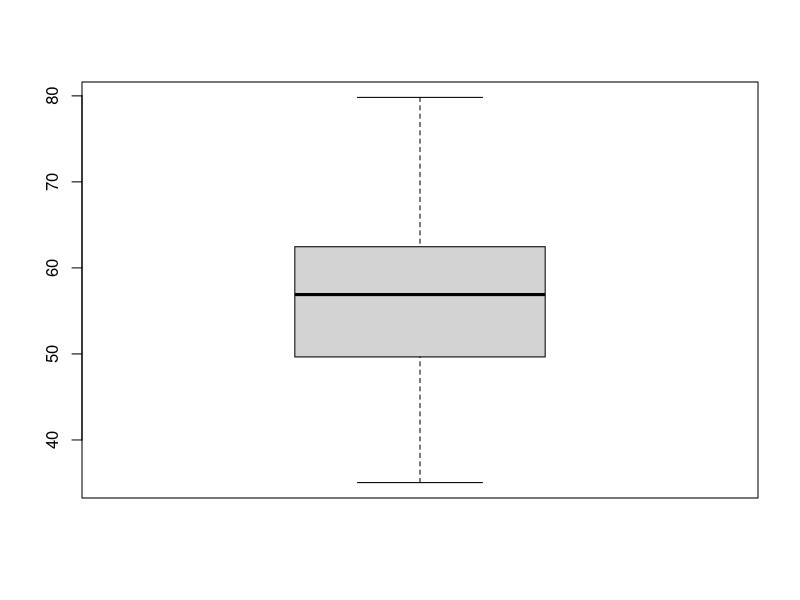
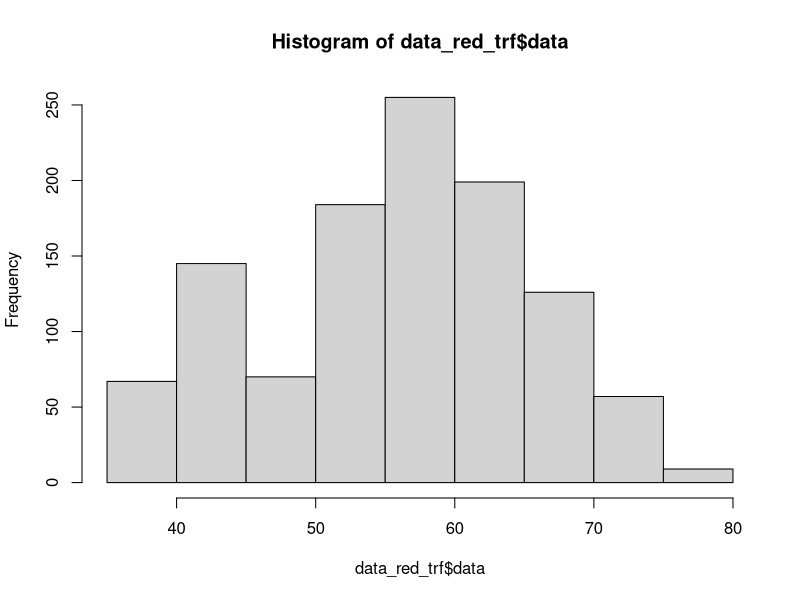
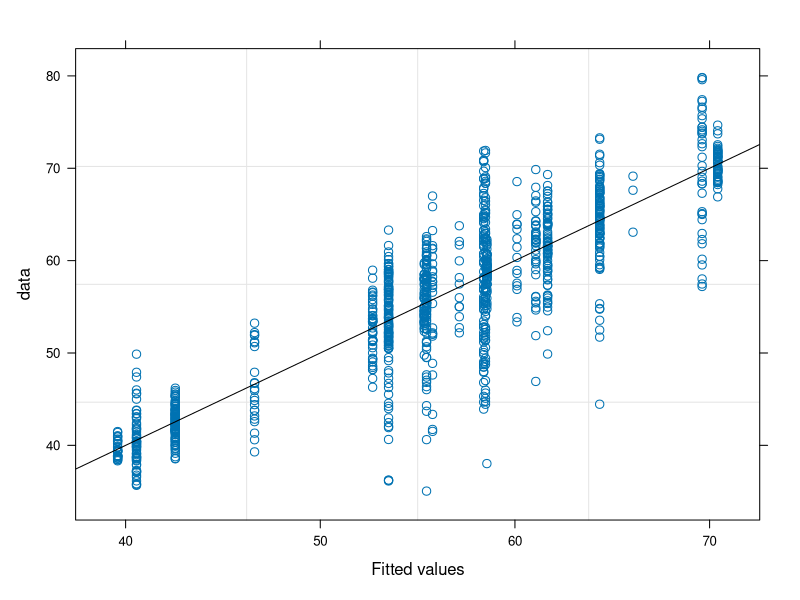
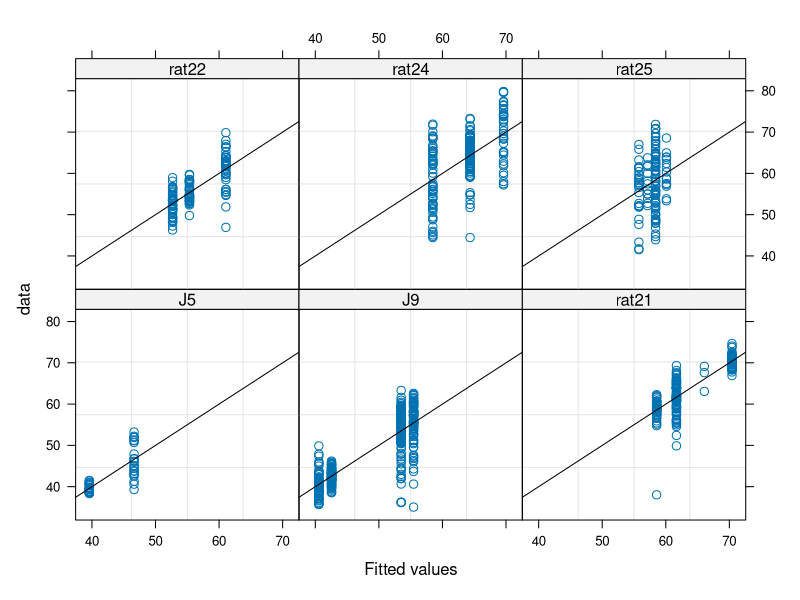
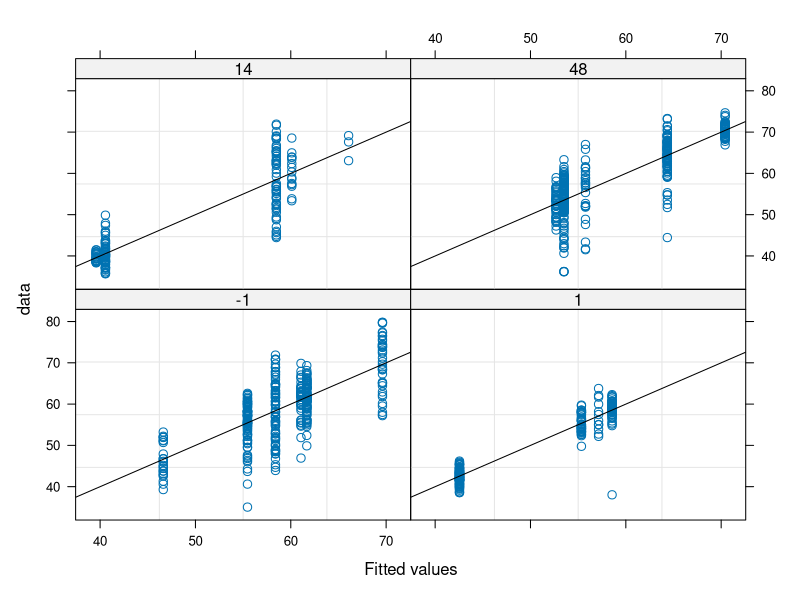
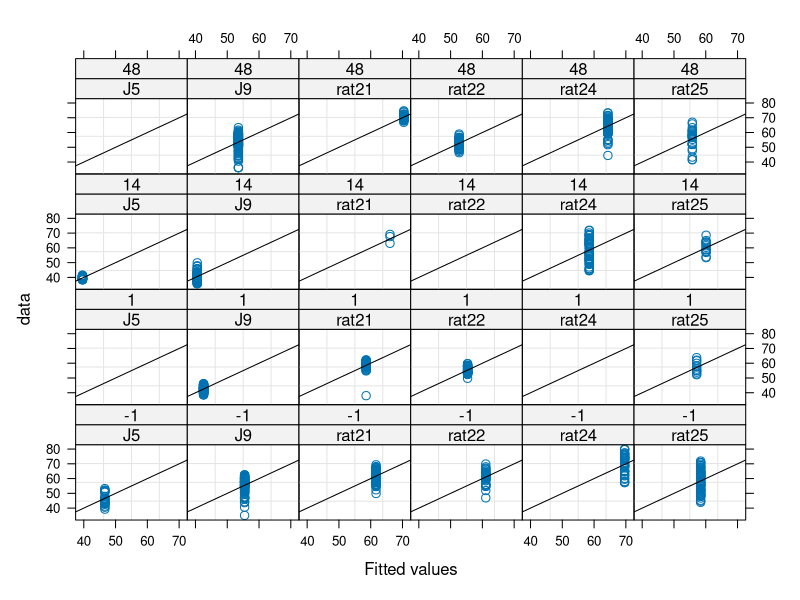
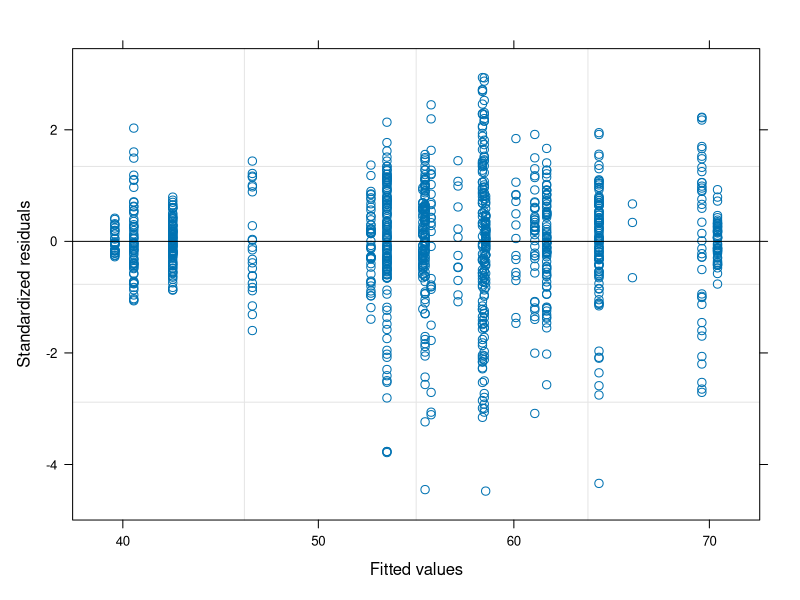
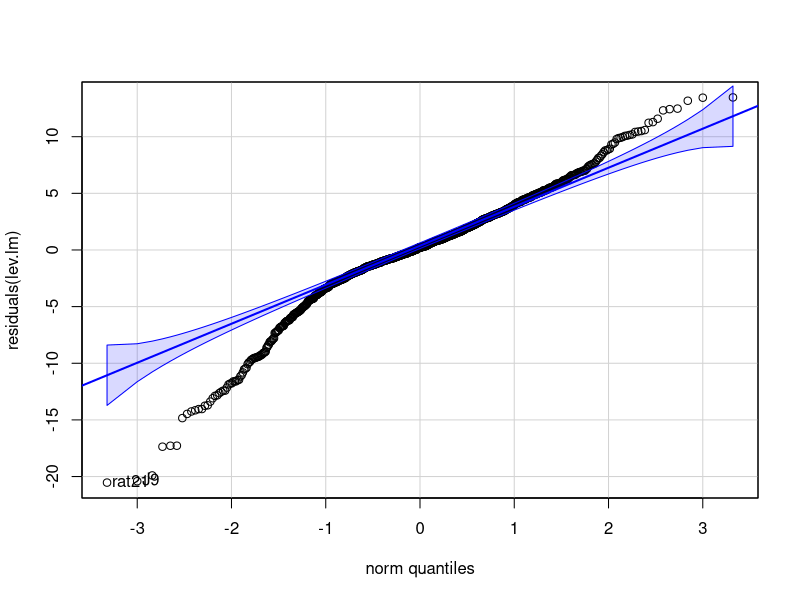

Reproduce these figures in R, in order.
require(nlme)
require(graphics)
require(car)
require(MASS)

library(multcomp)

setwd("./")

# empty environment
rm(list=ls())

# load data
data_all = read.csv("./joints_stanceEnd.csv")

####################################################################################

# desired joints
desJointsName <- "limbV_ln"
desJoints     <- as.factor(desJointsName);

# desired days
desDays     <- as.factor(c("-1","1","14","48"));

# desired subjects
desRatID <- as.factor(c("rat21","rat22","rat24","rat25","J5","J9"))

# extract data
data_red <- data_all[data_all$ratID %in% desRatID & data_all$joint %in% desJoints & data_all$des_days %in% desDays,]

data_red$ratID    <- factor(data_red$ratID)
data_red$joint    <- factor(data_red$joint)

data_red$des_days <- as.factor(data_red$des_days)

# Data transformation
data_red_trf      <- data_red

boxplot(data_red_trf$data)
hist(data_red_trf$data,breaks=10)

############################### Fit model ##########################################

lCtr <- lmeControl(maxIter = 5000, niterEM = 500, msMaxIter=1000, msMaxEval=1000, msVerbose = FALSE, opt = 'optim')

# Days (and intercept) as a random variable (to account for the variability cross subjects)
lev.lm_nonNest_r  <- lme(data ~ des_days, random = ~des_days|ratID, data=data_red_trf, na.action=na.omit, method = "ML", control=lCtr)

lev.lm <- lev.lm_nonNest_r
summary(lev.lm)

############################ assumptions ############################

#### Fitted values

plot(lev.lm, data~fitted(.), abline = c(0,1)) 
plot(lev.lm, data~fitted(.)|ratID, abline = c(0,1))
plot(lev.lm, data~fitted(.)|des_days, abline = c(0,1))
plot(lev.lm, data~fitted(.)|ratID*des_days, abline = c(0,1))


#### Residuals (should have constant variance and be normally distributed)

plot(lev.lm)                       # Residuals (should have constant variance)
qqp(residuals(lev.lm),"norm")      # Residuals (should be normally distributed)

boxplot(residuals(lev.lm))

myx <- seq(min(residuals(lev.lm)), max(residuals(lev.lm)), length.out= 100)
myhist <- hist(residuals(lev.lm),breaks=20)
multiplier <- myhist$counts / myhist$density

varMean <- lev.lm$sigma * mean(fitted(lev.lm)) ^ (2*lev.lm$modelStruct$varStruct)
normal <- dnorm(x = myx, mean = 0, sd = sqrt(varMean))

normal <- dnorm(x = myx, mean = 0, sd = lev.lm$sigma)

lines(myx, normal* multiplier[1], col = "blue", lwd = 2)

shapiro.test(residuals(lev.lm))


#### Random effects (should be normally distributed)

randBase <- ranef(lev.lm)

randEff <- randBase$`(Intercept)`
qqp( randEff )                         # Random effects (should be notmally distributed)
myx <- seq(min(randEff), max(randEff), length.out= 100)
myhist <- hist(randEff)
multiplier <- myhist$counts / myhist$density
normal <- dnorm(x = myx, mean = 0, sd = as.numeric(VarCorr(lev.lm)[1,2]) )
lines(myx, normal*multiplier[1], col = "blue", lwd = 2)

shapiro.test(randEff)

randEff <- randBase$des_days1
qqp( randEff )  

randEff <- randBase$des_days14
qqp( randEff )  

randEff <- randBase$des_days48
qqp( randEff )  

#############################################################################
################################ PREDICTIONS ################################
#############################################################################

# unique values of the factors
pred <- expand.grid(joint=unique(data_red$joint),des_days=unique(data_red$des_days))

# polulation level (level=0) predictions
y=predict(lev.lm, level=0, newdata=pred)
pred$pred_val = y

pred <- pred[order(pred$joint, pred$des_days),]

############ Compute menas ############
# remove non-used columns and NaN
dat_lev.small <- data_red_trf[,c("ratID","joint","des_days","data")]
dat_lev.small <- dat_lev.small[!is.na(dat_lev.small$data),]

# mean over gait cycle and rats
data_red.mean <- aggregate(dat_lev.small$data, by = list(dat_lev.small$joint, dat_lev.small$des_days), FUN = 'mean')
colnames(data_red.mean) <- c("joint","des_days","data_mean")

data_red.mean <- data_red.mean[order(data_red.mean$joint, data_red.mean$des_days),]

pred$data_mean = data_red.mean$data_mean
pred$diff      = pred$pred_val - pred$data_mean
pred$diff_perc = pred$diff/pred$data_mean*100

# mean over gait cycles for each rat
data_red.meanSbj <- aggregate(dat_lev.small$data, by = list(dat_lev.small$ratID, dat_lev.small$joint, dat_lev.small$des_days), FUN = 'mean')
colnames(data_red.meanSbj) <- c("ratID","joint","des_days","data_mean")

# Mean of the means
data_red.meanSbjAll <- aggregate(data_red.meanSbj$data_mean, by = list(data_red.meanSbj$joint, data_red.meanSbj$des_days), FUN = 'mean')
colnames(data_red.meanSbjAll) <- c("joint","des_days","data_mean")

pred$data_mean2 = data_red.meanSbjAll$data_mean

pred$diff2      = pred$pred_val - pred$data_mean2
pred$diff_perc2 = pred$diff2/pred$data_mean2*100


###############################################################################
############################# PREDICTIONS SUBJECTS ############################
###############################################################################

# unique values of the factors
pred.sbj <- expand.grid(ratID=unique(data_red$ratID), joint=unique(data_red$joint), des_days=unique(data_red$des_days))

# polulation level (level=0) predictions
y=predict(lev.lm, level=1, newdata=pred.sbj)
pred.sbj$pred_val = y

pred.sbj <- pred.sbj[order(pred.sbj$ratID, pred.sbj$joint, pred.sbj$des_days),]

############ Compute menas ############
# remove non-used columns and NaN
dat_lev.small <- data_red_trf[,c("ratID","joint","des_days","data")]
dat_lev.small <- dat_lev.small[!is.na(dat_lev.small$data),]

# mean over gait cycles
data_red.mean <- aggregate(dat_lev.small$data, by = list(dat_lev.small$ratID, dat_lev.small$joint, dat_lev.small$des_days), FUN = 'mean')
colnames(data_red.mean) <- c("ratID","joint","des_days","data_mean")

data_red.mean <- data_red.mean[order(data_red.mean$ratID, data_red.mean$joint, data_red.mean$des_days),]

pred.sbj$data_mean <- NA
for(i in 1:dim(pred.sbj)[1]){
  for(j in 1:dim(data_red.mean)[1]){
    if( all(pred.sbj[i,1:3]==data_red.mean[j,1:3]) ){
      pred.sbj[i,]$data_mean<-data_red.mean[j,]$data_mean
    }
  }
}
pred.sbj$data_mean <- as.numeric(pred.sbj$data_mean)

pred.sbj$diff      = pred.sbj$pred_val - pred.sbj$data_mean
pred.sbj$diff_perc = pred.sbj$diff/pred.sbj$data_mean*100


############################ Post-hoc (time as factor) ############################

ph_conditional <- c("des_days1  = 0",
                    "des_days14 = 0",
                    "des_days48 = 0");

lev.ph <- glht(lev.lm, linfct = ph_conditional);
summary(lev.ph, test=adjusted("bonferroni"))
